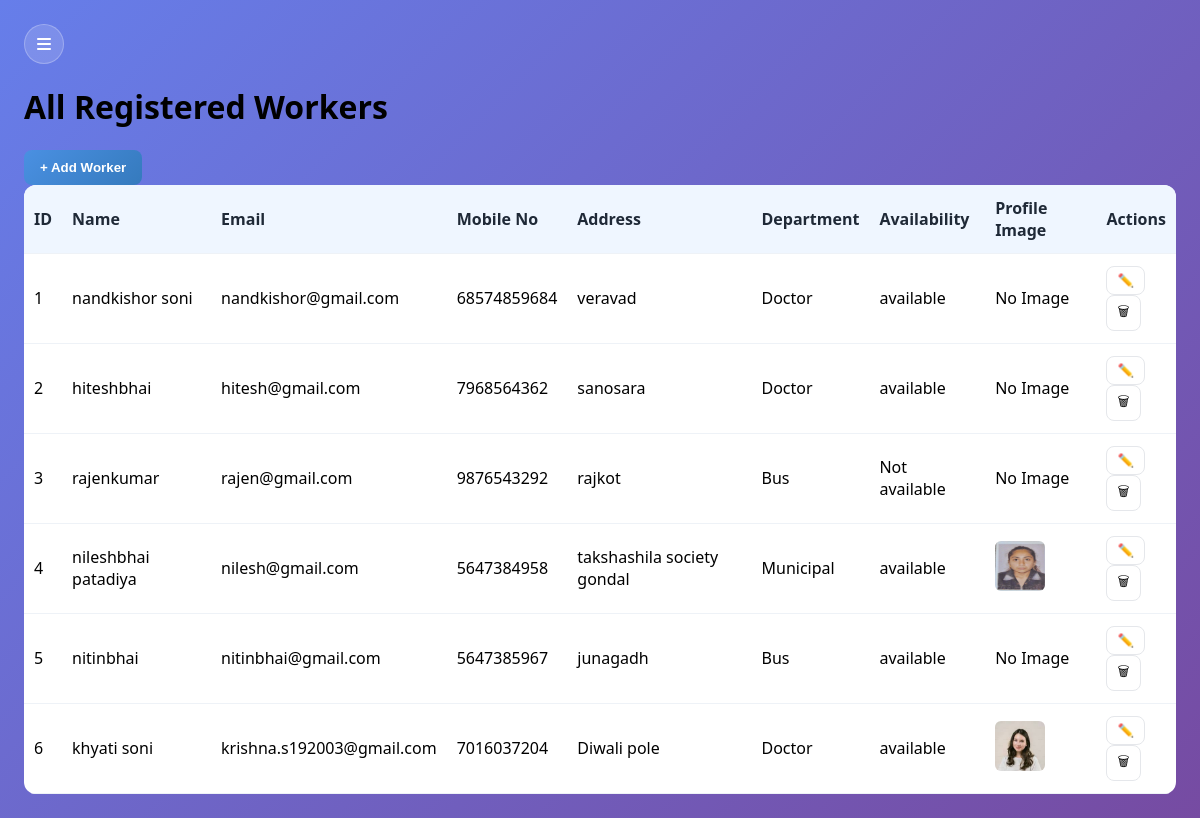
The page /adminpanel/all_workers/ on the database its author committed.
### workers/models.py (models this page shows, shortened)
class wregistration(models.Model):
    name = models.CharField(max_length=50)
    email = models.EmailField(unique=True)
    mobileno = models.CharField(max_length=10)
    address = models.TextField(default=" ")
    password = models.CharField(max_length=8,default=" ")
    image = models.ImageField(upload_to='profile_image/', default='default.jpg')
    department = models.TextField()
    avaialbility = models.TextField()

### adminpanel/views.py (the view, shortened to what this page needs)
# urls.py: path('all_workers/',all_workers,name='all_workers'),
def all_workers(request):
    workers = wregistration.objects.all()
    new_complaints_count = complaint.objects.filter(status=complaint.Status.NEW).count()
    return render(request, 'all_workers.html', {
        'workers': workers,
        'new_complaints_count': new_complaints_count
    })

### adminpanel/templates/all_workers.html (shortened to what this page needs)
{% load static %}
<!DOCTYPE html>
<html lang="en">
<head>
  <link rel="stylesheet" href="{% static 'CSS/all_workers.css' %}?v=1.0">
  <link href="https://cdnjs.cloudflare.com/ajax/libs/font-awesome/6.4.0/css/all.min.css" rel="stylesheet" />
</head>
<body>
  <div class="container">
    <main class="main">
      <header>
        <div class="menu-toggle" id="menu-toggle">
          <i class="fas fa-bars"></i>
        </div>
        <h1>All Registered Workers</h1>
        <button class="add-user-btn" onclick="showFormRow()">+ Add Worker</button>
      </header>
      <form method="POST" enctype="multipart/form-data">
        <table>
          <thead>
            <tr>
              <th>ID</th>
              <th>Name</th>
              <th>Email</th>
              <th>Mobile No</th>
              <th>Address</th>
              <th>Department</th>
              <th>Availability</th>
              <th>Profile Image</th>
              <th>Actions</th>
            </tr>
          </thead>
          <tbody>
            {% for worker in workers %}
              <tr>
                <td>{{ worker.id }}</td>
                <td>{{ worker.name }}</td>
                <td>{{ worker.email }}</td>
                <td>{{ worker.mobileno }}</td>
                <td>{{ worker.address }}</td>
                <td>{{ worker.department}}</td>
                <td>{{ worker.avaialbility}}</td>
                <td>
                  {% if worker.image %}
                    <img src="{{ worker.image.url }}" width="50" height="50" style="border-radius:6px;">
                  {% else %}
                    No Image
                  {% endif %}
                </td>
                <td>
                  <form method="POST" action="{% url 'all_workers' %}" class="inline-form">
                    <button type="submit">✏️</button>
                  </form>
                  <form method="POST" action="{% url 'delete_user' worker.id %}" class="inline-form">
                    <button type="submit" onclick="return confirm('Are you sure you want to delete this user?')">🗑</button>
                  </form>
                </td>
              </tr>
            {% endfor %}
          </tbody>
        </table>
      </form>
    </main>
  </div>
</body>
</html>

### adminpanel/static/CSS/all_workers.css (style rules this page uses)
* { box-sizing: border-box; }
body { margin: 0; font-family: 'Segoe UI', Tahoma, Geneva, Verdana, sans-serif; background: linear-gradient(135deg, #667eea 0%, #764ba2 100%); min-height: 100vh; }
.container { display: flex; min-height: 100vh; position: relative; }
.main { flex: 1; padding: 24px; margin-left: 250px; transition: margin-left 0.4s ease; width: 100%; }
.sidebar.collapsed ~ .main { margin-left: 0; }
.menu-toggle { position: sticky; top: 12px; display: inline-flex; align-items: center; justify-content: center; width: 40px; height: 40px; border-radius: 50%; background: rgba(255,255,255,0.15); color: #fff; border: 1px solid rgba(255,255,255,0.25); cursor: pointer; }
.menu-toggle i { pointer-events: none; }
.add-user-btn { padding: 10px 16px; background: linear-gradient(135deg, #4a90e2, #357abd); color: #fff; border: none; border-radius: 8px; cursor: pointer; font-weight: 600; }
table { width: 100%; border-collapse: collapse; background: #fff; border-radius: 12px; overflow: hidden; }
th, td { padding: 12px 10px; border-bottom: 1px solid #eef2f7; }
th { background: #eff6ff; text-align: left; color: #1f2937; }
button { padding: 6px 10px; border-radius: 8px; border: 1px solid #e5e7eb; background: #fff; cursor: pointer; }

### rows shown on the page
wregistration: id "1", name "nandkishor soni", email "nandkishor@gmail.com", mobileno "68574859684", address "veravad", department "Doctor", avaialbility "available", image "No Image"
wregistration: id "2", name "hiteshbhai", email "hitesh@gmail.com", mobileno "7968564362", address "sanosara", department "Doctor", avaialbility "available", image "No Image"
wregistration: id "3", name "rajenkumar", email "rajen@gmail.com", mobileno "9876543292", address "rajkot", department "Bus", avaialbility "Not available", image "No Image"
wregistration: id "4", name "nileshbhai patadiya", email "nilesh@gmail.com", mobileno "5647384958", address "takshashila society gondal", department "Municipal", avaialbility "available", image (picture)
wregistration: id "5", name "nitinbhai", email "nitinbhai@gmail.com", mobileno "5647385967", address "junagadh", department "Bus", avaialbility "available", image "No Image"
wregistration: id "6", name "khyati soni", email "krishna.s192003@gmail.com", mobileno "7016037204", address "Diwali pole", department "Doctor", avaialbility "available", image (picture)
